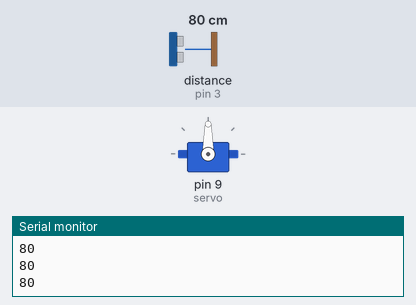
Simulated run of this sketch. Board: Arduino Uno, built with avr-gcc and run on an emulated ATmega328P. Shown: servo, the last lines printed to the serial monitor. Wiring (inferred from the names in the program): ultrasonic range finder: trigger pin 2; echo pin 3. The test bench sets the inputs (shaded band); at power-on: distance to the obstacle (sensor on pin 3) 80 cm. The echo pulse lasts 58.3 µs per cm.

Above: at 1.2 s.
1.3 s: distance to the obstacle (sensor on pin 3) set to 21 cm
2.8 s: distance to the obstacle (sensor on pin 3) set to 18 cm
At 3.4 s:
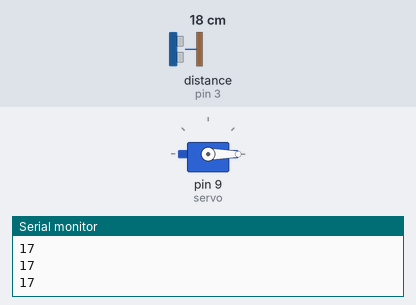
4.3 s: distance to the obstacle (sensor on pin 3) set to 35 cm
At 5.3 s:
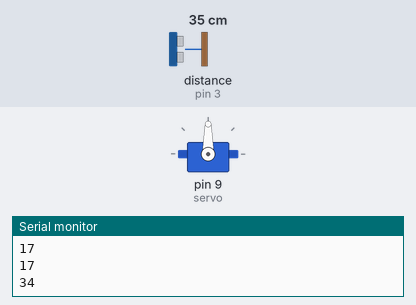
5.8 s: distance to the obstacle (sensor on pin 3) set to 2 cm
At 6.9 s:
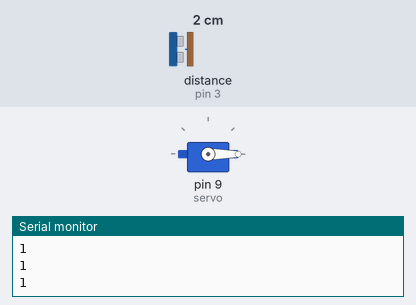
Timing chart, 0 to 8.3 s (numbered marks = the images above; inputs shaded):
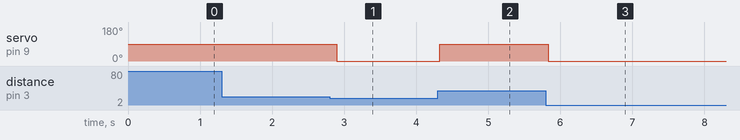

The sketch:

2020_MDP.ino
```cpp
#include<Servo.h>
#define TRIG 2
#define ECHO 3

Servo servo;
boolean isNear = false;

void setup()
{
  pinMode(TRIG,OUTPUT);
  pinMode(ECHO,INPUT);
  servo.attach(9);
  servo.write(90);
  Serial.begin(9600);
}
void loop(){

  digitalWrite(TRIG,LOW);
  delayMicroseconds(2);
  digitalWrite(TRIG,HIGH);
  delayMicroseconds(5);
  digitalWrite(TRIG,LOW);

  long distance = pulseIn(ECHO,HIGH)/58;
  Serial.println(distance);
  if(distance < 20){
    if(!isNear){
      isNear = true;
      servo.write(0);
    }
  }else{
    if(isNear){
      isNear = false;
      servo.write(90);
      delay(1000);
    }
  }
  delay(100);

}
```

Measured:
- the behaviour switches between 20 and 19 cm on distance to the obstacle (sensor on pin 3) (found by bisection; images 0 and 1)
- after the input at 2.8 s, servo on pin 9 (servo): 90° → 0° after 0.10 s
- after the input at 4.3 s, servo on pin 9 (servo): 0° → 90° at once
- after the input at 5.8 s, servo on pin 9 (servo): 90° → 0° at once
